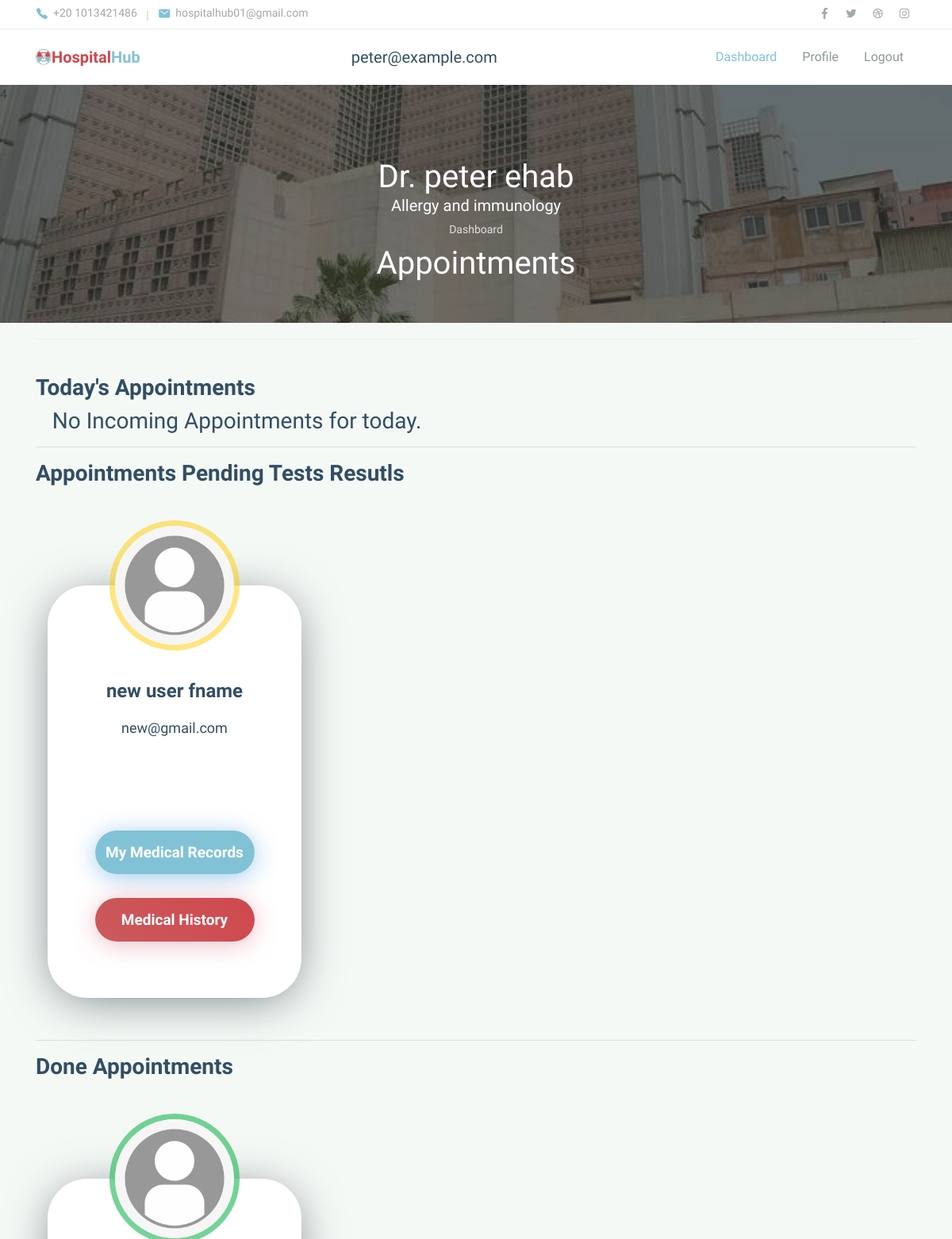
Page /hospital_hub/Doctor/dashboard (signed in, upper part) on the earlier database version.
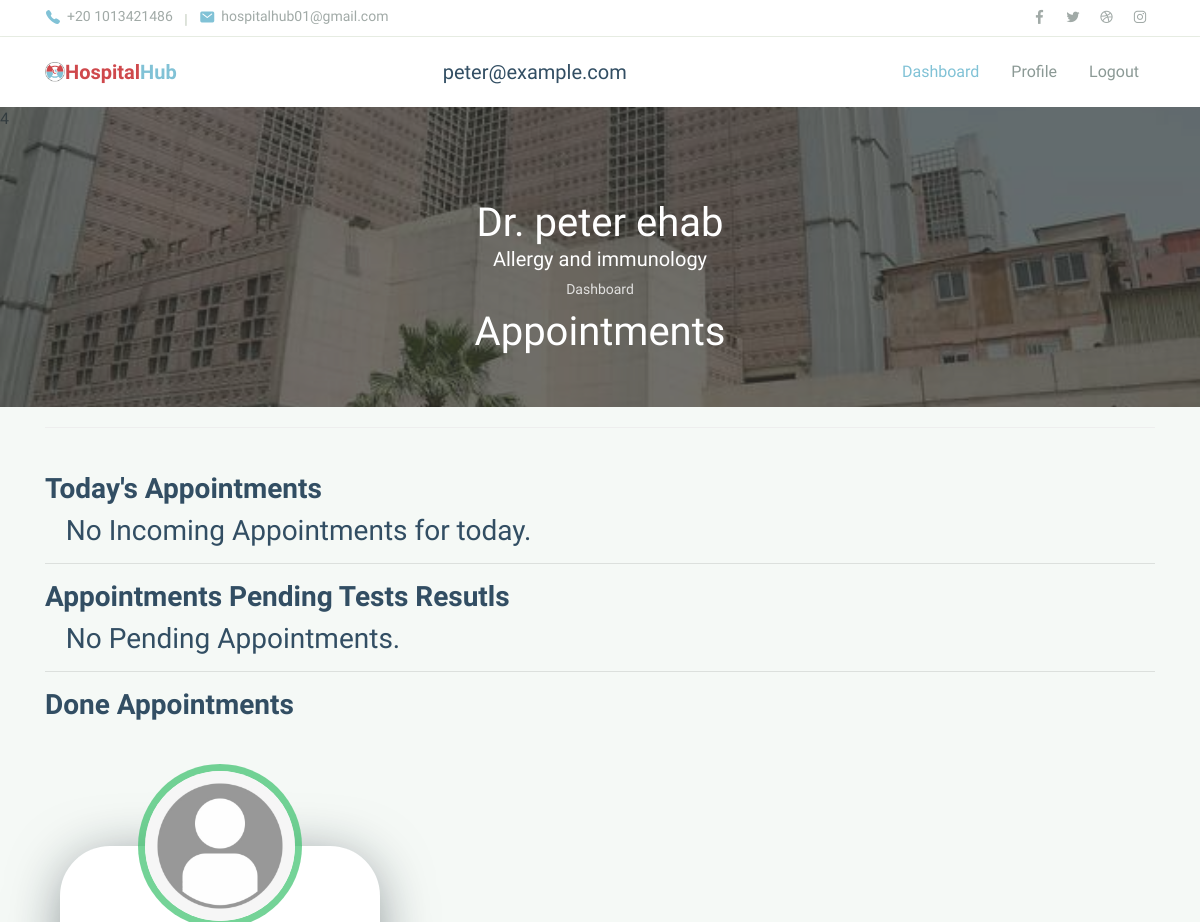
Same page on the later database version.
### hospital_hub/models.py (models this page shows, shortened)
class Appointment(models.Model):
    doctor = models.ForeignKey(
        Doctor, on_delete=models.CASCADE, related_name="appointments")
    patient = models.ForeignKey(
        Patient, on_delete=models.CASCADE, related_name="appointments")
    schedule = models.ForeignKey(
        Schedule, null=True,on_delete=models.SET_NULL, related_name="appointments")
    status = models.ForeignKey(AppointmentStatus, on_delete=models.SET_NULL,null=True,blank=True,default=None)
    patient_no = models.IntegerField()
    appt_date = models.DateField()

class Patient(models.Model):
    my_account = models.ForeignKey(
        User, on_delete=models.CASCADE, related_name="my_patient")

class User(AbstractBaseUser):
    username = models.CharField(max_length=255, unique=True)
    email = models.EmailField(
        verbose_name='email address', max_length=255, unique=True)
    full_name = models.CharField(max_length=255, blank=True, null=True)
    phone_number = models.IntegerField()
    city = models.ForeignKey(City, on_delete=models.PROTECT, null=True)
    owner = models.BooleanField(default=False)  # can login
    admin = models.BooleanField(default=False)  # staff user non superuser
    doctor = models.BooleanField(default=False)  # superuser
    patient = models.BooleanField(default=False)  # superuser
    staff = models.BooleanField(default=False)  # necessary
    age   =models.IntegerField(null=True,blank=True)
    created_at = models.DateTimeField(auto_now_add=True,null=True,blank=True)
    image = models.ImageField(
        default="media/no_profile_img.png", upload_to="media/")
    USERNAME_FIELD = 'username'  # username
    EMAIL_FIELD = 'email'  # Email
    REQUIRED_FIELDS = ['email', 'full_name', 'phone_number']
    objects = UserManager()
    @property
    def is_doctor(self):
        return self.doctor

### hospital_hub/views.py (the view)
# urls.py: path('Doctor/dashboard', views.Doctor.DoctorDashboard, name='doctor_dashboard'),
    def DoctorDashboard(request):
        if not request.user.is_authenticated:
            return HttpResponseRedirect(reverse('login'))
        elif not request.user.is_doctor:
            logout(request)
            return HttpResponseRedirect(reverse('login'))
        status_booked = AppointmentStatus.objects.get(status="booked")
        status_pending = AppointmentStatus.objects.get(status="pending")
        status_done = AppointmentStatus.objects.get(status="done")
        print(status_booked)
        print(status_pending)
        doctor = DoctorModel.objects.filter(my_account=request.user).first()
        appointmentpart1 = Appointment.objects.filter(
            doctor=doctor, appt_date=datetime.datetime.today(), status=None).all()
        appointmentpart2 = Appointment.objects.filter(
            doctor=doctor, appt_date=datetime.datetime.today(), status=status_booked).all()
        appointment=appointmentpart1|appointmentpart2
        pending = Appointment.objects.filter(
            doctor=doctor, status=status_pending).all()
        done = Appointment.objects.filter(
            doctor=doctor, status=status_done).all()
        return render(request, "hospital_hub/Doctor/doctor_dashboard.html", {
            "doctor": doctor,
            "appointments": appointment,
            "pending": pending,
            "done":done,
            "is_notified":doctor.is_notified
        })

### hospital_hub/models.py (called while the page is built)
    def __str__(self):
        return self.name

    def __str__(self):
        return self.status

### hospital_hub/templates/hospital_hub/Doctor/doctor_dashboard.html (shortened to what the changed rows need)
{%extends 'hospital_hub/Doctor/doctor_layout.html'%}
{%load static%}
{% block body%}
<div class="page-banner overlay-dark bg-image"
  style="background-image: url(../../../static/hospital_hub/assets/img/bg_image_1.jpg);">4
  <div class="banner-section">
    <div class="container text-center wow fadeInUp">
      <h1 class="font-weight-normal" style="margin-bottom:0px;">Dr. {{request.user.full_name}}</h1>
      <h1 class="font-weight-normal">Appointments</h1>
    </div>
  </div>
</div>
<div class="page-section bg-light" style="padding:0px;">
  <div class="container">
    <div class="row justify-content-center">
      <div class="col-lg-12">
        <br />
      </div>
      <br />
    </div>
    <h3 class="font-weight-bold">Appointments Pending Tests Resutls</h3>
    {%if pending%}
    <div class="row">
      {%for pend in pending%}
      <div class="col-md-4 col-lg-4 py-3 wow zoomIn">
        <div class="wrapper">
          <div class="profile-card js-profile-card">
            <div class="profile-card__img" style="box-shadow: 0px 0px 0px 7px rgba(255, 204, 0, 0.5) ;">
              <img src="{{pend.patient.my_account.image.url}}" alt="profile card">
            </div>
            <div class="profile-card__cnt js-profile-cnt">
              <div class="profile-card__name">{{pend.patient.my_account.full_name}}</div>
              <div class="profile-card__txt">{{pend.patient.my_account.email}}</div>
              <div class="profile-card-inf" style="margin-top:5px">
                <div class="">
                  <button class="profile-card__button button--blue" style="margin: 0px 35px; padding:5px;">
                    <a style="color: white"
                      href="{%url 'doctor_viewRecord' patient_name=pend.patient.my_account.username%}">
                      My Medical Records
                    </a></button>
                    <button class="profile-card__button button--orange js-message-btn"
                        style="margin: 30px 35px; padding:5px;">
                        <a style="color: white"
                          href="{%url 'doctor_view_history' patient_name=pend.patient.my_account.username%}">
                          Medical History
                        </a></button>
                </div>
              </div>
            </div>
          </div>
        </div>
      </div>
      {%endfor%}
    </div>
    {%else%}
    <h3 class="font-weight-normal">&nbsp&nbsp No Pending Appointments.</h3>
    {%endif%}
    <hr />
    <h3 class="font-weight-bold">Done Appointments</h3>
    {%if done %}
    <div class="row">
      {%for appointment in done%}
      <div class="col-md-4 col-lg-4 py-3 wow zoomIn">
        <div class="wrapper">
          <div class="profile-card js-profile-card">
            <div class="profile-card__img" style="box-shadow: 0px 0px 0px 7px rgba(57, 193, 108, 0.7) ;">
              <img src="{{appointment.patient.my_account.image.url}}" alt="profile card">
            </div>
          </div>
        </div>
      </div>
      {%endfor%}
      {%else%}
      <div>
        <h3 class="font-weight-normal">&nbsp&nbsp No Appointments in this section</h3>
      </div>
    </div>
    {%endif%}
  </div>
</div>
</div>
{%endblock%}

Differences in the rows shown:
removed Appointment: patient.my_account.image (picture), patient.my_account.full_name "new user fname", patient.my_account.email "new@gmail.com", shown under "Appointments Pending Tests Resutls"
Other differences:
text now shown: "No Pending Appointments."
